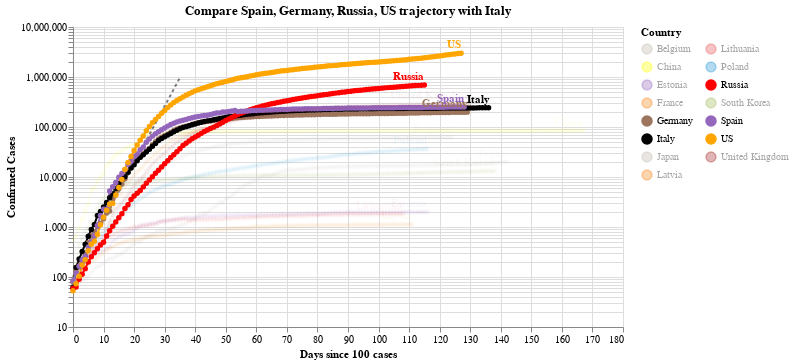

The notebook cell this image was saved under:
### Code cell
#hide_input
chart2 = make_since_chart(dff2, ['Spain', 'Germany','Russia', 'US'], baseline_countries)
chart2

### Figure 1 — Vega-Lite specification as saved in the notebook (floating-point values rounded to 4 significant figures; data arrays with more than 128 entries replaced by an {"elided": "..."} marker saying what was removed)
{"config": {"view": {"continuousWidth": 400, "continuousHeight": 300}}, "layer": [{"data": {"name": "data-628230001892d6798b50651be41d1b3e"}, "mark": {"type": "line", "color": "black", "opacity": 0.5, "strokeDash": [3, 3]}, "encoding": {"x": {"type": "quantitative", "field": "Days since 100 cases"}, "y": {"type": "quantitative", "field": "Confirmed Cases"}}}, {"data": {"name": "data-8faa6ffeb79351bc9826b9bc84a1a32b"}, "mark": {"type": "line", "point": true}, "encoding": {"color": {"type": "nominal", "field": "Country", "legend": {"columns": 2}, "scale": {"domain": ["Belgium", "China", "Estonia", "France", "Germany", "Italy", "Japan", "Latvia", "Lithuania", "Poland", "Russia", "South Korea", "Spain", "US", "United Kingdom"], "range": ["#C1B7AD", "yellow", "#9467bd", "#F58518", "#9D755D", "black", "#C1B7AD", "#F58518", "#E45756", "#2495D3", "red", "#A1BA59", "#9467bd", "orange", "brown"]}}, "opacity": {"condition": {"value": 1, "selection": "selector003"}, "value": 0.05}, "tooltip": [{"type": "nominal", "field": "Country"}, {"type": "temporal", "field": "Date"}, {"type": "quantitative", "field": "Confirmed Cases"}, {"type": "quantitative", "field": "Days since 100 cases"}], "x": {"type": "quantitative", "field": "Days since 100 cases"}, "y": {"type": "quantitative", "field": "Confirmed Cases", "scale": {"type": "log"}}}, "selection": {"selector003": {"type": "multi", "fields": ["Country"], "bind": "legend", "init": [{"Country": "Spain"}, {"Country": "Germany"}, {"Country": "Russia"}, {"Country": "US"}, {"Country": "Italy"}]}}, "width": 550}, {"data": {"name": "data-8faa6ffeb79351bc9826b9bc84a1a32b"}, "mark": {"type": "text", "align": "right", "dy": -8, "fontWeight": "bold"}, "encoding": {"color": {"type": "nominal", "field": "Country", "legend": {"columns": 2}, "scale": {"domain": ["Belgium", "China", "Estonia", "France", "Germany", "Italy", "Japan", "Latvia", "Lithuania", "Poland", "Russia", "South Korea", "Spain", "US", "United Kingdom"], "range": ["#C1B7AD", "yellow", "#9467bd", "#F58518", "#9D755D", "black", "#C1B7AD", "#F58518", "#E45756", "#2495D3", "red", "#A1BA59", "#9467bd", "orange", "brown"]}}, "opacity": {"condition": {"value": 1, "selection": "selector003"}, "value": 0.05}, "text": {"type": "nominal", "field": "Country"}, "tooltip": [{"type": "nominal", "field": "Country"}, {"type": "temporal", "field": "Date"}, {"type": "quantitative", "field": "Confirmed Cases"}, {"type": "quantitative", "field": "Days since 100 cases"}], "x": {"type": "quantitative", "field": "Days since 100 cases"}, "y": {"type": "quantitative", "field": "Confirmed Cases", "scale": {"type": "log"}}}, "transform": [{"filter": "(datum['Date'] >= 1594080000000)"}], "width": 550}], "title": "Compare Spain, Germany, Russia, US trajectory with Italy", "$schema": "https://vega.github.io/schema/vega-lite/v4.0.2.json", "datasets": {"data-628230001892d6798b50651be41d1b3e": [{"Days since 100 cases": 0, "Confirmed Cases": 100.0}, {"Days since 100 cases": 1, "Confirmed Cases": 130.0}, {"Days since 100 cases": 2, "Confirmed Cases": 169.0}, {"Days since 100 cases": 3, "Confirmed Cases": 219.7}, {"Days since 100 cases": 4, "Confirmed Cases": 285.6}, {"Days since 100 cases": 5, "Confirmed Cases": 371.3}, {"Days since 100 cases": 6, "Confirmed Cases": 482.7}, {"Days since 100 cases": 7, "Confirmed Cases": 627.5}, {"Days since 100 cases": 8, "Confirmed Cases": 815.7}, {"Days since 100 cases": 9, "Confirmed Cases": 1060.0}, {"Days since 100 cases": 10, "Confirmed Cases": 1379.0}, {"Days since 100 cases": 11, "Confirmed Cases": 1792.0}, {"Days since 100 cases": 12, "Confirmed Cases": 2330.0}, {"Days since 100 cases": 13, "Confirmed Cases": 3029.0}, {"Days since 100 cases": 14, "Confirmed Cases": 3937.0}, {"Days since 100 cases": 15, "Confirmed Cases": 5119.0}, {"Days since 100 cases": 16, "Confirmed Cases": 6654.0}, {"Days since 100 cases": 17, "Confirmed Cases": 8650.0}, {"Days since 100 cases": 18, "Confirmed Cases": 11250.0}, {"Days since 100 cases": 19, "Confirmed Cases": 14620.0}, {"Days since 100 cases": 20, "Confirmed Cases": 19000.0}, {"Days since 100 cases": 21, "Confirmed Cases": 24710.0}, {"Days since 100 cases": 22, "Confirmed Cases": 32120.0}, {"Days since 100 cases": 23, "Confirmed Cases": 41750.0}, {"Days since 100 cases": 24, "Confirmed Cases": 54280.0}, {"Days since 100 cases": 25, "Confirmed Cases": 70560.0}, {"Days since 100 cases": 26, "Confirmed Cases": 91730.0}, {"Days since 100 cases": 27, "Confirmed Cases": 119300.0}, {"Days since 100 cases": 28, "Confirmed Cases": 155000.0}, {"Days since 100 cases": 29, "Confirmed Cases": 201500.0}, {"Days since 100 cases": 30, "Confirmed Cases": 262000.0}, {"Days since 100 cases": 31, "Confirmed Cases": 340600.0}, {"Days since 100 cases": 32, "Confirmed Cases": 442800.0}, {"Days since 100 cases": 33, "Confirmed Cases": 575600.0}, {"Days since 100 cases": 34, "Confirmed Cases": 748300.0}, {"Days since 100 cases": 35, "Confirmed Cases": 972800.0}], "data-8faa6ffeb79351bc9826b9bc84a1a32b": {"elided": "1932 records"}}}
